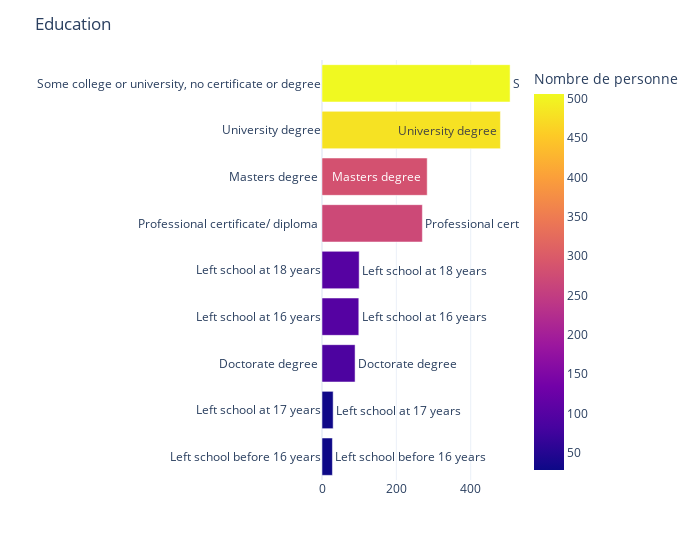

This figure's notebook cell:
### Code cell
classe = pd.DataFrame(df["Education"].value_counts())

classe.reset_index(inplace=True)

classe = classe.rename(columns = {'index':'Education', 'Education': "Nombre de personne"})


plot_hbar("Nombre de personne",'Education',classe)

### Figure 1 — Plotly figure (JSON) as saved in the notebook; plotly's stock layout.template omitted (floating-point values rounded to 4 significant figures)
{"data": [{"alignmentgroup": "True", "hovertemplate": "Nombre de personne=%{marker.color}<br>Education=%{text}<extra></extra>", "legendgroup": "", "marker": {"color": [506, 480, 283, 270, 100, 99, 89, 30, 28], "coloraxis": "coloraxis"}, "name": "", "offsetgroup": "", "orientation": "h", "showlegend": false, "text": ["Some college or university, no certificate or degree", "University degree", "Masters degree ", "Professional certificate/ diploma ", "Left school at 18 years", "Left school at 16 years", "Doctorate degree ", "Left school at 17 years", "Left school before 16 years"], "textposition": "auto", "type": "bar", "x": [506, 480, 283, 270, 100, 99, 89, 30, 28], "xaxis": "x", "y": ["Some college or university, no certificate or degree", "University degree", "Masters degree ", "Professional certificate/ diploma ", "Left school at 18 years", "Left school at 16 years", "Doctorate degree ", "Left school at 17 years", "Left school before 16 years"], "yaxis": "y"}], "layout": {"barmode": "relative", "coloraxis": {"colorbar": {"title": {"text": "Nombre de personne"}}, "colorscale": [[0, "#0d0887"], [0.1111, "#46039f"], [0.2222, "#7201a8"], [0.3333, "#9c179e"], [0.4444, "#bd3786"], [0.5556, "#d8576b"], [0.6667, "#ed7953"], [0.7778, "#fb9f3a"], [0.8889, "#fdca26"], [1, "#f0f921"]]}, "legend": {"tracegroupgap": 0}, "margin": {"t": 60}, "title": {"text": "Education"}, "uniformtext": {"minsize": 8, "mode": "hide"}, "width": 700, "xaxis": {"anchor": "y", "domain": [0, 1], "title": {"text": ""}}, "yaxis": {"anchor": "x", "categoryorder": "total ascending", "domain": [0, 1], "title": {"text": ""}}}}
